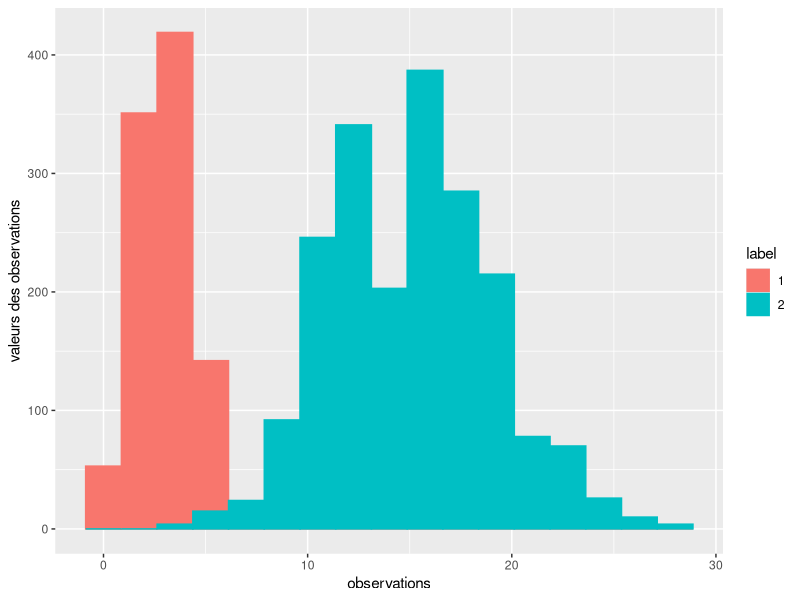

Write the R code that produced this figure.
## ---- chunk 1

library(ggplot2)

lambda1 <- 3
lambda2 <- 15
pi1 <- 1/3
pi2 <- 2/3

sample1 <- rpois(1000, lambda1)
sample2 <- rpois(2000, lambda2)

vector <- c(rep(1,1000), rep(2,2000))

data <- data.frame( obs = c(sample1,sample2), label=factor(vector))

ggplot(data,aes(x=obs,fill= label,color=label))+ 
  geom_histogram(position = "identity",bins = 17)+
  xlab("observations")+
  ylab("valeurs des observations")

## ---- chunk 2

lambdas_test <- c(8,10)
probs_test <- c(0.4,0.6)
## ---- chunk 3
# retourne la matriced des tik
Posterior <- function(X, lambdas, probs) {
  n = length(X) #nombre d' observations
  k = length(lambdas) # nombre de clusters
  Post <- matrix(0, nrow = n , ncol = k) # initalisation de la matrice
  for (i in 1:n) {
    x = X[i]
    liste = c()
    for (j in 1:k) {
      a = dpois(x, lambdas[j]) * probs[j]
      liste = append(liste, a)
    }
    Post[i,] = liste / sum(liste)
  }
  return(Post)
}
## ---- chunk 4
#retourne la liste des probabilities d'appartenance a un cluster
prob_opt <- function(posterior) {
  
  k = ncol(posterior)
  liste = c()
  for (i in 1:k ) {
    val = sum(posterior[,i])
    liste = append(liste, val)
  }
  return(liste / sum(liste))
}
## ---- chunk 5
#retourne la list des lambdas
lamba_opt <- function(X, posterior){
  
  k = ncol(posterior)
  liste1 = c()
  liste2 = c()
  for (i in 1:k ) {
    val = posterior[,i]
    liste1 = append(liste1, sum(val*X))
    liste2 = append(liste2,sum(val))
  }
  
  return(liste1 / liste2)
  
}
## ---- chunk 6
#retourne les lambdas and les probabilites optimales
# prend des valeurs aléatoire de lambdas and probs en argument
ExpectationMaximisation2 <- function(X, lambdas, probs,max_iterations,epsilon) {
  old_teta = c(lambdas,probs)
  
  posterior = Posterior(X,lambdas,probs)
  lambdas = lamba_opt(X,posterior)
  probs = prob_opt(posterior)
  
  teta = c(lambdas,probs)
  diff = sum((teta -old_teta)**2) / sum(old_teta**2) 
  iter = 0
  #tant que la différence est plus grande que'espilon on continue de calculer 
  while( diff > epsilon  && iter < max_iterations){
    posterior = Posterior(X,lambdas,probs) # Etape E : nouveau tik
    lambdas = lamba_opt(X,posterior) # Etape M : nouveaux lambdas
    probs = prob_opt(posterior) # Etape M : nouvelles probabilites
    
    old_teta = teta 
    teta = c(lambdas,probs)
    diff = sum((teta -old_teta)**2) / sum(old_teta**2)
    print(iter)
    print(teta)
    iter = iter + 1 # nombre d' iterations
  }
  
  # recherche l'entier le plus proche
  for( i in 1:length(lambdas) ){
      lambdas[i] = ifelse((ceiling(lambdas[i])-lambdas[i]) > 0.5,floor(lambdas[i]),ceiling(lambdas[i]))
  }
  return(c(lambdas,probs))
}
## ---- chunk 7
ExpectationMaximisation2(data$obs, c(2,11),c(0.5,0.5),50,1e-10)
